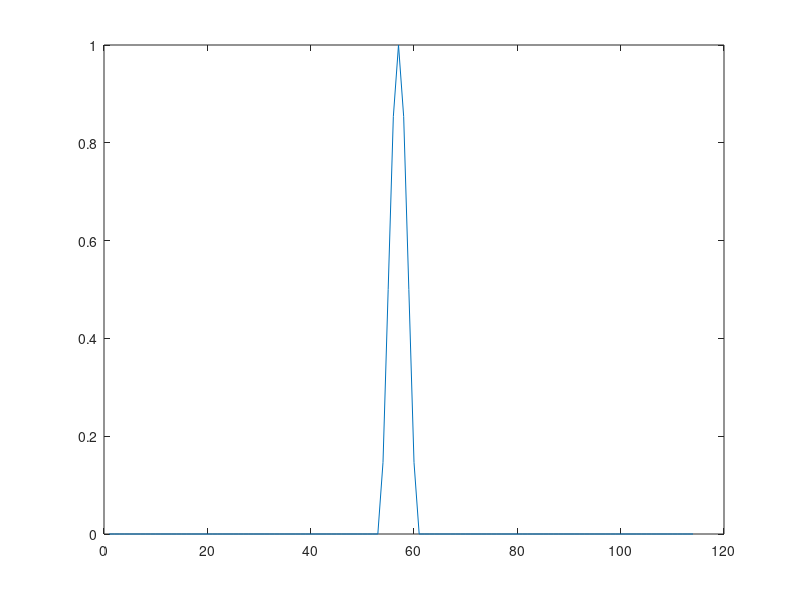

MATLAB code to generate this figure: (Note: this script raises an error after producing the figure.)
clear all;
close all;
clc;

fs = 44100;     % Sampling rate
E = 2E11;       % Young's Modulus
L = 1.5;       % String length
rho = 7850;     % Density of steel [kg/m^3]
gamma = 500;        % Speed
k = 1/fs;
s0 = 0.0;
s1 = 0.00;
numKappa = 10000;
kappaLoop = false;
if kappaLoop
    muSq = zeros(numKappa,1);
    lambdaSq = zeros(numKappa,1);
    for kappa = 1 : numKappa
        % kappa = 0.5; %sqrt((E * inertia) / rho * A * L^4);  % Stiffness
        % h = nthroot(k^2 * kappa^2 + 16 * gamma^2 * k^2, 4);
        h = sqrt((gamma^2*k^2 + 4 * s1 * k + sqrt((gamma^2 * k^2 + 4 * s1 * k)^2 + 16 * (kappa / 100)^2 * k^2)) / 2);
        muSq(kappa) = (k * (kappa / 100) / h^2)^2;
        lambdaSq(kappa) = (gamma * k / h)^2;
    end
    plot(lambdaSq)
    hold on; plot(muSq)
    plot(lambdaSq + 4*muSq)
else
     kappa = 2;
     h = sqrt((gamma^2*k^2 + 4 * s1 * k + sqrt((gamma^2 * k^2 + 4 * s1 * k)^2 + 16 * kappa^2 * k^2)) / 2);
     muSq = (k * kappa / h^2)^2;
     lambdaSq = (gamma * k / h)^2;
end
P = 1/2;

N = floor(L / h) + 1;

cosWidth = round(N / 15);
raisedCos = 0.5 * (cos(pi:(2*pi)/cosWidth:3*pi) + 1);
PIdx = floor (P * N);
u = zeros(N, 1);
u(ceil(N * P - cosWidth / 2 : ceil(N * P + cosWidth / 2))) = raisedCos;
% u(3:N-2) = rand(N - 4,1) - 0.5; 
uPrev = u;
plot (u);
uNext = zeros(N,1);

lengthSound = fs;
out = zeros(lengthSound, 1);

kinEnergy = zeros(lengthSound,1);
potEnergy = zeros(lengthSound,1);

drawString = false;

bc = "ss";

for t = 1 : lengthSound
    if bc == "clamped"
        for l = 2 : N - 1
            if l > 2 && l < N - 1
                  uNext(l) = (2 * u(l) - uPrev(l) + lambdaSq * (u(l+1) -2 * u(l) + u(l-1)) ...
                      - muSq * (u(l+2) - 4*u(l+1) + 6*u(l) - 4*u(l-1) + u(l-2)) ...
                      + s0 * k * uPrev(l) + (2*s1*k)/h^2 ...
                      * ((u(l+1) - 2 * u(l) + u(l-1)) ...
                      - (uPrev(l+1) - 2 * uPrev(l) + uPrev(l-1)))) ...
                      / (1 + s0 * k);
            end
            potEnergy(t) = potEnergy(t) ...
                + gamma^2 / 2 * sum (1 / h * (u(l + 1) - u(l)) * (uPrev(l + 1) - uPrev(l))) ...
                + kappa^2 / 2 * 1/h^3 * sum((u(l + 1) - 2 * u(l) + u(l - 1)) ...
                * (uPrev(l + 1) - 2 * uPrev(l) + uPrev(l - 1)));
            kinEnergy(t) = kinEnergy(t) + 1 / 2 * sum (h * ((1 / k * (u(l) - uPrev(l)))^2));

        end
    elseif bc == "ss"
        for l = 1 : N
            if l > 2 && l < N - 1
                uNext(l) = (2 * u(l) - uPrev(l) + lambdaSq * (u(l+1) -2 * u(l) + u(l-1)) ...
                      - muSq * (u(l+2) - 4*u(l+1) + 6*u(l) - 4*u(l-1) + u(l-2)) ...
                      + s0 * k * uPrev(l) + (2*s1*k)/h^2 ...
                      * ((u(l+1) - 2 * u(l) + u(l-1)) ...
                      - (uPrev(l+1) - 2 * uPrev(l) + uPrev(l-1)))) ...
                      / (1 + s0 * k);
            elseif l == 2
                  uNext(l) = (2 * u(l) - uPrev(l) + lambdaSq * (u(l+1) -2 * u(l) + u(l-1)) ...
                      - muSq * (u(l+2) - 4*u(l+1) + 5*u(l) - 4*u(l-1)) ...
                      + s0 * k * uPrev(l) + (2*s1*k)/h^2 ...
                      * ((u(l+1) - 2 * u(l) + u(l-1)) ...
                      - (uPrev(l+1) - 2 * uPrev(l) + uPrev(l-1)))) ...
                      / (1 + s0 * k);
            elseif l == N - 1
                   uNext(l) = (2 * u(l) - uPrev(l) + lambdaSq * (u(l+1) -2 * u(l) + u(l-1)) ...
                      - muSq * (-4*u(l+1) + 5*u(l) - 4*u(l-1) + u(l-2)) ...
                      + s0 * k * uPrev(l) + (2*s1*k)/h^2 ...
                      * ((u(l+1) - 2 * u(l) + u(l-1)) ...
                      - (uPrev(l+1) - 2 * uPrev(l) + uPrev(l-1)))) ...
                      / (1 + s0 * k);
            end
            if l > 1 && l < N
                waveEqPotEnergy = gamma^2 / 2 * 1 / h * ...
                    (u(l) - u(l-1)) .* (uPrev(l) - uPrev(l-1));
                barPotEnergy = kappa^2 / 2 * 1/h^3 ...
                        * (u(l+1) - 2 * u(l) + u(l-1)) * (uPrev(l+1) - 2 * uPrev(l) + uPrev(l-1));
                potEnergy(t) = potEnergy(t) + waveEqPotEnergy + barPotEnergy;
            end
            if l == 1
                waveEqPotEnergy = 0;
                barPotEnergy = kappa^2 / 2 * 1/h^3 ...
                        * (-2 * u(1)) * (-2 * uPrev(1));
                potEnergy(t) = potEnergy(t) + waveEqPotEnergy + barPotEnergy;
            elseif l == N
                waveEqPotEnergy = gamma^2 / 2 * 1 / h * ...
                    (u(l) - u(l-1)) .* (uPrev(l) - uPrev(l-1));
                barPotEnergy = kappa^2 / 2 * 1/h^3 ...
                        * (-2 * u(N)) * (-2 * uPrev(N));
                potEnergy(t) = potEnergy(t) + waveEqPotEnergy + barPotEnergy;
            end
            kinEnergy(t) = kinEnergy(t) + 1 / 2 * h * ((1 / k * (u(l) - uPrev(l)))^2);
        end
    elseif bc == "free"
        for l = 1 : N
            if l > 2 && l < N - 1
                  uNext(l) = (2 * u(l) - uPrev(l) + lambdaSq * (u(l+1) -2 * u(l) + u(l-1)) ...
                      - muSq * (u(l+2) - 4*u(l+1) + 6*u(l) - 4*u(l-1) + u(l-2)) ...
                      + s0 * k * uPrev(l) + (2*s1*k)/h^2 ...
                      * ((u(l+1) - 2 * u(l) + u(l-1)) ...
                      - (uPrev(l+1) - 2 * uPrev(l) + uPrev(l-1)))) ...
                      / (1 + s0 * k);
            elseif l == 2
                  uNext(l) = (2 * u(l) - uPrev(l) + lambdaSq * (u(l+1) -2 * u(l) + u(l-1)) ...
                      - muSq * (u(l+2) - 4*u(l+1) + 7*u(l) - 4*u(l-1)) ...
                      + s0 * k * uPrev(l) + (2*s1*k)/h^2 ...
                      * ((u(l+1) - 2 * u(l) + u(l-1)) ...
                      - (uPrev(l+1) - 2 * uPrev(l) + uPrev(l-1)))) ...
                      / (1 + s0 * k);
            elseif l == N - 1
                   uNext(l) = (2 * u(l) - uPrev(l) + lambdaSq * (u(l+1) -2 * u(l) + u(l-1)) ...
                      - muSq * (-4*u(l+1) + 7*u(l) - 4*u(l-1) + u(l-2)) ...
                      + s0 * k * uPrev(l) + (2*s1*k)/h^2 ...
                      * ((u(l+1) - 2 * u(l) + u(l-1)) ...
                      - (uPrev(l+1) - 2 * uPrev(l) + uPrev(l-1)))) ...
                      / (1 + s0 * k);
            elseif l == 1
                   uNext(l) = (2 * u(l) - uPrev(l) + lambdaSq * (2 * u(l+1) - 2 * u(l)) ...
                      - muSq * (2 * u(l+2) - 8*u(l+1) + 6*u(l)) ...
                      + s0 * k * uPrev(l) + (2*s1*k)/h^2 ...
                      * ((2 * u(l+1) - 2 * u(l)) ...
                      - (2 * uPrev(l+1) - 2 * uPrev(l)))) ...
                      / (1 + s0 * k);
            elseif l == N
                   uNext(l) = (2 * u(l) - uPrev(l) + lambdaSq * (-2 * u(l) + 2 * u(l-1)) ...
                      - muSq * (6*u(l) - 8 * u(l-1) + 2 * u(l-2)) ...
                      + s0 * k * uPrev(l) + (2*s1*k)/h^2 ...
                      * ((-2 * u(l) + 2 * u(l-1)) ...
                      - (-2 * uPrev(l) + 2 * uPrev(l-1)))) ...
                      / (1 + s0 * k);
            end
            if l > 1 && l < N
                potEnergy(t) = potEnergy(t) ...
                    + gamma^2 / 2 * sum (1 / h * (u(l + 1) - u(l)) * (uPrev(l + 1) - uPrev(l))) ...
                    + kappa^2 / 2 * 1/h^3 * sum((u(l + 1) - 2 * u(l) + u(l - 1)) ...
                    * (uPrev(l + 1) - 2 * uPrev(l) + uPrev(l - 1)));
                kinEnergy(t) = kinEnergy(t) + 1 / 2 * sum (h * ((1 / k * (u(l) - uPrev(l)))^2));
            elseif l == 1
                potEnergy(t) = potEnergy(t) ...
                    + gamma^2 / 2 * sum (1 / h * (u(l + 1) - u(l)) * (uPrev(l + 1) - uPrev(l))) ...
                    + kappa^2 / 2 * 1/h^3 * sum((2 * u(l + 1) - 2 * u(l)) ...
                    * (2 * uPrev(l + 1) - 2 * uPrev(l)));
                kinEnergy(t) = kinEnergy(t) + 1 / 4 * sum (h * ((1 / k * (u(l) - uPrev(l)))^2));
            elseif l == N
                potEnergy(t) = potEnergy(t) ...
                    + gamma^2 / 2 * sum (1 / h * (u(l - 1) - u(l)) * (uPrev(l - 1) - uPrev(l))) ...
                    + kappa^2 / 2 * 1/h^3 * sum((- 2 * u(l) + 2 * u(l - 1)) ...
                    * (- 2 * uPrev(l) + 2 * uPrev(l - 1)));
                kinEnergy(t) = kinEnergy(t) + 1 / 4 * sum (h * ((1 / k * (u(l) - uPrev(l)))^2));
            end
        end
    end
%     plot3(cos([1:N]*2*pi/(N-1)), sin([1:N]*2*pi/(N-1)), u);
%     grid on
%     zlim([-1, 1]);
% totEnergy = kinEnergy + potEnergy;
% totEnergy = (totEnergy-totEnergy(1))/totEnergy(1);
% clf
% plot(kinEnergy(1:t)); hold on; plot(potEnergy(1:t)); plot(totEnergy(1:t)*10e5);
%     drawnow;
    out(t) = u(floor(N*P));
    uPrev = u;
    u = uNext;
end
totEnergy = kinEnergy + potEnergy;
totEnergy = (totEnergy-totEnergy(1))/totEnergy(1);
plot(totEnergy);
winSize = 2^12;
overlap = 2^8;
spectrogram(out*100,hanning(winSize),overlap,[],fs, 'MinThresh', -100,'yaxis')
% ylim([0,fs/2])
% plot(out);